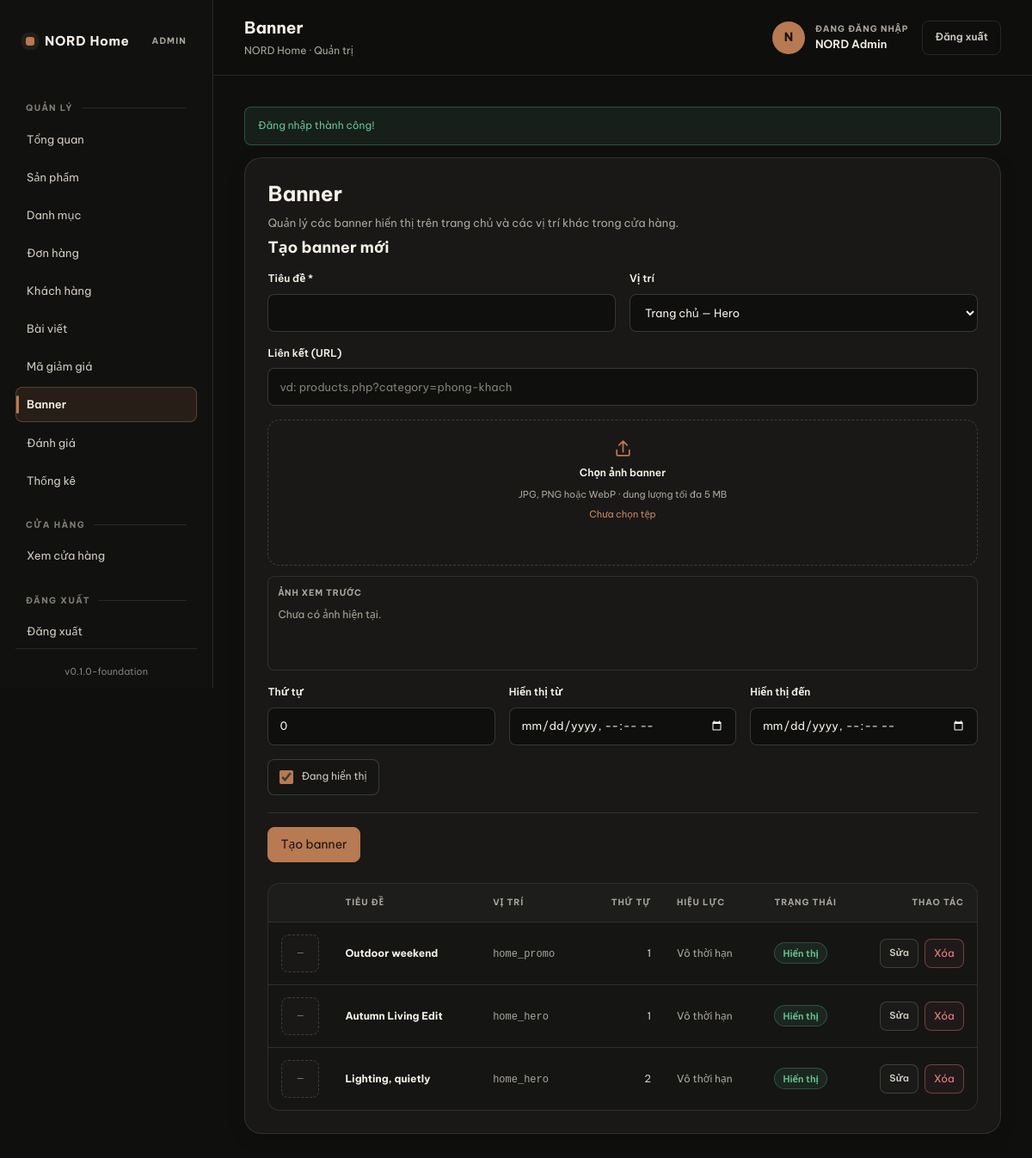
The page /admin/banners.php (signed in) on the database its author committed.
### tables this page shows
CREATE TABLE `banners` (
  `id` INT UNSIGNED NOT NULL AUTO_INCREMENT,
  `title` VARCHAR(160) NOT NULL,
  `image` VARCHAR(255) NOT NULL,
  `link` VARCHAR(255) DEFAULT NULL,
  `position` VARCHAR(40) NOT NULL DEFAULT 'home_hero',
  `sort_order` INT NOT NULL DEFAULT 0,
  `is_active` TINYINT(1) NOT NULL DEFAULT 1,
  `starts_at` DATETIME DEFAULT NULL,
  `ends_at` DATETIME DEFAULT NULL,
  `created_at` DATETIME NOT NULL DEFAULT CURRENT_TIMESTAMP,
  `updated_at` DATETIME NOT NULL DEFAULT CURRENT_TIMESTAMP ON UPDATE CURRENT_TIMESTAMP,
  PRIMARY KEY (`id`),
  KEY `idx_banners_position` (`position`, `is_active`)
);

### includes/functions.php (called while the page is built, shortened)
<?php
function e(?string $value): string
{
    return htmlspecialchars((string) $value, ENT_QUOTES | ENT_SUBSTITUTE, 'UTF-8');
}
function url(string $path = ''): string
{
    $path = ltrim($path, '/');
    return $path === '' ? BASE_URL : BASE_URL . '/' . $path;
}

### includes/storefront-helpers.php (called while the page is built, shortened)
<?php
function storefront_image(?string $path): ?string
{
    if ($path === null || $path === '') {
        return null;
    }
    $relative = ltrim($path, '/');
    $absoluteFs = UPLOAD_PATH . DIRECTORY_SEPARATOR . str_replace('/', DIRECTORY_SEPARATOR, $relative);
    return null;
}

### config/database.php (called while the page is built, shortened)
<?php
function pdo_options(): array
{
    return [
        PDO::ATTR_ERRMODE => PDO::ERRMODE_EXCEPTION,
        PDO::ATTR_DEFAULT_FETCH_MODE => PDO::FETCH_ASSOC,
        PDO::ATTR_EMULATE_PREPARES => false,
    ];
}
function db(): PDO
{
    $dsn = sprintf(
        'mysql:host=%s;dbname=%s;charset=%s',
        DB_HOST,
        DB_NAME,
        DB_CHARSET
    );
    $pdo = new PDO($dsn, DB_USER, DB_PASS, pdo_options());
    return $pdo;
}

### includes/admin-data.php (called while the page is built, shortened)
<?php
require_once __DIR__ . '/functions.php';
require_once __DIR__ . '/storefront-helpers.php';
function admin_banners_all(): array
{
    try {
        $stmt = db()->query('SELECT * FROM banners ORDER BY sort_order ASC, id DESC');
        return $stmt->fetchAll() ?: [];
    } catch (PDOException $e) {
        return [];
    }
}

### admin/banners.php (the view, shortened to what this page needs)
<?php
require_once dirname(__DIR__) . '/includes/admin-data.php';
$editId = (int) ($_GET['edit'] ?? 0);
$editing = $editId > 0 ? admin_banner_find($editId) : null;
$values = [
    'title'      => '',
    'image'      => '',
    'link'       => '',
    'position'   => 'home_hero',
    'sort_order' => 0,
    'is_active'  => 1,
    'starts_at'  => '',
    'ends_at'    => '',
];
$banners = admin_banners_all();
require dirname(__DIR__) . '/includes/admin-header.php';
?>
<div class="admin-card">
    <h1>Banner</h1>
    <p class="admin-card-sub">Quản lý các banner hiển thị trên trang chủ và các vị trí khác trong cửa hàng.</p>
    <form class="admin-form" method="post" action="" enctype="multipart/form-data" style="margin-bottom:24px;">
        <h2><?= $editing ? 'Sửa banner' : 'Tạo banner mới' ?></h2>
        <div class="admin-form-row admin-form-row--2">
            <label>
                <strong>Tiêu đề *</strong>
                <input type="text" name="title" value="<?= e($values['title']) ?>" required maxlength="160">
            </label>
            <label>
                <strong>Vị trí</strong>
                <select name="position">
                    <option value="home_hero" <?= $values['position'] === 'home_hero' ? 'selected' : '' ?>>Trang chủ — Hero</option>
                </select>
            </label>
        </div>
        <div class="admin-form-row admin-form-row--2 admin-banner-upload-row">
            <div class="admin-banner-image-field">
                <label class="admin-banner-upload-dropzone" for="bannerImageInput">
                    <span class="admin-banner-upload-icon" aria-hidden="true"><svg viewBox="0 0 24 24" fill="none" stroke="currentColor" stroke-width="1.7" stroke-linecap="round" stroke-linejoin="round"><path d="M12 16V4m0 0L7.5 8.5M12 4l4.5 4.5"/><path d="M5 14v5a1 1 0 0 0 1 1h12a1 1 0 0 0 1-1v-5"/></svg></span>
                    <strong>Chọn ảnh banner</strong>
                    <span class="admin-banner-upload-help" id="bannerUploadHelp">JPG, PNG hoặc WebP · dung lượng tối đa 5 MB</span>
                    <span class="admin-banner-upload-filename" id="bannerUploadFilename" data-banner-filename aria-live="polite">Chưa chọn tệp</span>
                </label>
                <div class="admin-banner-preview" data-banner-preview>
                    <strong class="admin-banner-preview-label" data-banner-preview-label><?= $values['image'] !== '' ? 'Ảnh hiện tại' : 'Ảnh xem trước' ?></strong>
                    <?php $bannerPreview = storefront_image((string) $values['image']); ?>
                    <?php if ($bannerPreview): ?>
                        <img src="<?= e($bannerPreview) ?>" alt="Ảnh banner hiện tại">
                    <?php else: ?>
                        <span class="admin-muted" data-banner-empty>Chưa có ảnh hiện tại.</span>
                    <?php endif; ?>
                </div>
            </div>
            <label>
                <strong>Liên kết (URL)</strong>
                <input type="text" name="link" value="<?= e($values['link']) ?>" placeholder="vd: products.php?category=phong-khach">
            </label>
        </div>
        <div class="admin-form-row admin-form-row--3">
            <label>
                <strong>Thứ tự</strong>
                <input type="number" name="sort_order" min="0" step="1" value="<?= (int) $values['sort_order'] ?>">
            </label>
            <label>
                <strong>Hiển thị từ</strong>
                <input type="datetime-local" name="starts_at" value="<?= e($values['starts_at']) ?>">
            </label>
            <label>
                <strong>Hiển thị đến</strong>
                <input type="datetime-local" name="ends_at" value="<?= e($values['ends_at']) ?>">
            </label>
        </div>
        <label class="admin-check">
            <input type="checkbox" name="is_active" value="1" <?= $values['is_active'] ? 'checked' : '' ?>>
            Đang hiển thị
        </label>
        <div class="admin-form-actions">
            <button type="submit" class="admin-btn admin-btn--primary"><?= $editing ? 'Lưu thay đổi' : 'Tạo banner' ?></button>
        </div>
    </form>
    <?php if (empty($banners)): ?>
        <div class="admin-empty">Chưa có banner nào.</div>
    <?php else: ?>
        <div class="admin-table-wrap">
            <table class="admin-table">
                <thead>
                    <tr>
                        <th></th>
                        <th>Tiêu đề</th>
                        <th>Vị trí</th>
                        <th class="col-num">Thứ tự</th>
                        <th>Hiệu lực</th>
                        <th>Trạng thái</th>
                        <th class="col-actions">Thao tác</th>
                    </tr>
                </thead>
                <tbody>
                <?php foreach ($banners as $b): ?>
                    <tr>
                        <td class="col-thumb">
                            <?php $img = storefront_image((string) $b['image']); ?>
                            <?php if ($img): ?>
                                <img src="<?= e($img) ?>" alt="">
                            <?php else: ?>
                                <span class="col-thumb-placeholder">—</span>
                            <?php endif; ?>
                        </td>
                        <td><strong><?= e($b['title']) ?></strong></td>
                        <td><span class="admin-mono"><?= e($b['position']) ?></span></td>
                        <td class="col-num"><?= (int) $b['sort_order'] ?></td>
                        <td>
                            <?php if (!$b['starts_at'] && !$b['ends_at']): ?>
                                <span class="admin-muted">Vô thời hạn</span>
                            <?php endif; ?>
                        </td>
                        <td>
                            <?php if ((int) $b['is_active'] === 1): ?>
                                <span class="admin-badge admin-badge--ok">Hiển thị</span>
                            <?php else: ?>
                                <span class="admin-badge admin-badge--mute">Ẩn</span>
                            <?php endif; ?>
                        </td>
                        <td class="col-actions">
                            <span class="admin-action-row">
                                <a class="admin-btn admin-btn--small admin-btn--secondary" href="<?= e(url('admin/banners.php?edit=' . (int) $b['id'])) ?>">Sửa</a>
                                <form method="post" action="" onsubmit="return confirm('Xóa banner này?');">
                                    <button type="submit" class="admin-btn admin-btn--small admin-btn--danger">Xóa</button>
                                </form>
                            </span>
                        </td>
                    </tr>
                <?php endforeach; ?>
                </tbody>
            </table>
        </div>
    <?php endif; ?>
</div>
<?php require dirname(__DIR__) . '/includes/admin-footer.php'; ?>

### rows shown on the page
banners: title "Outdoor weekend", position "home_promo", sort_order "1", shows "Vô thời hạn", is_active "Hiển thị"
banners: title "Autumn Living Edit", position "home_hero", sort_order "1", shows "Vô thời hạn", is_active "Hiển thị"
banners: title "Lighting, quietly", position "home_hero", sort_order "2", shows "Vô thời hạn", is_active "Hiển thị"

### other values the page prints
APP_NAME "NORD Home"
APP_VERSION "0.1.0-foundation"
$pageTitle "Banner"
current_user()['name'] "NORD Admin"
$flash['message'] "Đăng nhập thành công!"
